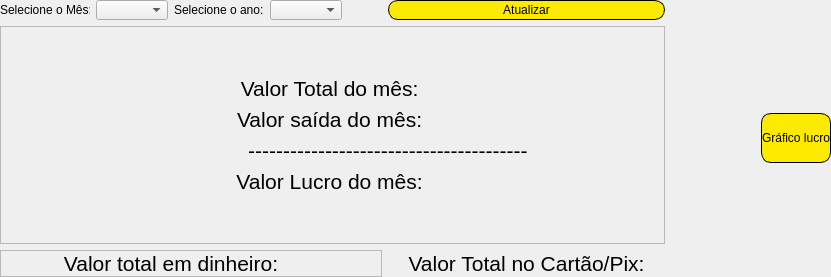
         <widget class="QWidget" name="page_2">
          <layout class="QHBoxLayout" name="horizontalLayout_2">
           <property name="leftMargin">
            <number>0</number>
           </property>
           <property name="topMargin">
            <number>0</number>
           </property>
           <property name="rightMargin">
            <number>0</number>
           </property>
           <property name="bottomMargin">
            <number>0</number>
           </property>
           <item>
            <layout class="QGridLayout" name="gridLayout_2">
             <item row="1" column="1">
              <widget class="QPushButton" name="btnAtualizar">
               <property name="minimumSize">
                <size>
                 <width>0</width>
                 <height>20</height>
                </size>
               </property>
               <property name="cursor">
                <cursorShape>PointingHandCursor</cursorShape>
               </property>
               <property name="styleSheet">
                <string notr="true">QPushButton{
background-color: rgb(252, 235, 0);
border:1px solid;
border-radius:10px;
}

QPushButton:hover{
	background-color: rgb(232, 213, 0);
}
</string>
               </property>
               <property name="text">
                <string>Atualizar</string>
               </property>
              </widget>
             </item>
             <item row="3" column="1">
              <widget class="QLabel" name="labelCartaoMes">
               <property name="minimumSize">
                <size>
                 <width>277</width>
                 <height>0</height>
                </size>
               </property>
               <property name="maximumSize">
                <size>
                 <width>16777215</width>
                 <height>16777215</height>
                </size>
               </property>
               <property name="font">
                <font>
                 <pointsize>16</pointsize>
                </font>
               </property>
               <property name="text">
                <string>Valor Total no Cartão/Pix:</string>
               </property>
               <property name="alignment">
                <set>Qt::AlignCenter</set>
               </property>
              </widget>
             </item>
             <item row="3" column="2">
              <spacer name="horizontalSpacer_6">
               <property name="orientation">
                <enum>Qt::Horizontal</enum>
               </property>
               <property name="sizeType">
                <enum>QSizePolicy::Minimum</enum>
               </property>
               <property name="sizeHint" stdset="0">
                <size>
                 <width>80</width>
                 <height>20</height>
                </size>
               </property>
              </spacer>
             </item>
             <item row="1" column="0">
              <widget class="QFrame" name="frame_2">
               <property name="maximumSize">
                <size>
                 <width>16777215</width>
                 <height>20</height>
                </size>
               </property>
               <property name="layoutDirection">
                <enum>Qt::LeftToRight</enum>
               </property>
               <property name="frameShape">
                <enum>QFrame::NoFrame</enum>
               </property>
               <property name="frameShadow">
                <enum>QFrame::Raised</enum>
               </property>
               <layout class="QHBoxLayout" name="horizontalLayout_4">
                <property name="leftMargin">
                 <number>0</number>
                </property>
                <property name="topMargin">
                 <number>0</number>
                </property>
                <property name="rightMargin">
                 <number>0</number>
                </property>
                <property name="bottomMargin">
                 <number>0</number>
                </property>
                <item>
                 <widget class="QLabel" name="label_7">
                  <property name="maximumSize">
                   <size>
                    <width>90</width>
                    <height>20</height>
                   </size>
                  </property>
                  <property name="text">
                   <string>Selecione o Mês:</string>
                  </property>
                  <property name="alignment">
                   <set>Qt::AlignLeading|Qt::AlignLeft|Qt::AlignVCenter</set>
                  </property>
                 </widget>
                </item>
                <item>
                 <widget class="QComboBox" name="comboBoxMeses">
                  <property name="maximumSize">
                   <size>
                    <width>100</width>
                    <height>20</height>
                   </size>
                  </property>
                 </widget>
                </item>
                <item>
                 <widget class="QLabel" name="label_5">
                  <property name="text">
                   <string>Selecione o ano:</string>
                  </property>
                 </widget>
                </item>
                <item>
                 <widget class="QComboBox" name="comboBoxAno"/>
                </item>
                <item>
                 <spacer name="horizontalSpacer_5">
                  <property name="orientation">
                   <enum>Qt::Horizontal</enum>
                  </property>
                  <property name="sizeHint" stdset="0">
                   <size>
                    <width>40</width>
                    <height>20</height>
                   </size>
                  </property>
                 </spacer>
                </item>
               </layout>
              </widget>
             </item>
             <item row="3" column="0">
              <widget class="QFrame" name="frame_5">
               <property name="maximumSize">
                <size>
                 <width>16777215</width>
                 <height>16777215</height>
                </size>
               </property>
               <property name="styleSheet">
                <string notr="true"/>
               </property>
               <property name="frameShape">
                <enum>QFrame::StyledPanel</enum>
               </property>
               <property name="frameShadow">
                <enum>QFrame::Raised</enum>
               </property>
               <layout class="QHBoxLayout" name="horizontalLayout_7">
                <property name="spacing">
                 <number>0</number>
                </property>
                <property name="leftMargin">
                 <number>0</number>
                </property>
                <property name="topMargin">
                 <number>0</number>
                </property>
                <property name="rightMargin">
                 <number>0</number>
                </property>
                <property name="bottomMargin">
                 <number>0</number>
                </property>
                <item>
                 <widget class="QLabel" name="labelDinheiroMes">
                  <property name="minimumSize">
                   <size>
                    <width>277</width>
                    <height>0</height>
                   </size>
                  </property>
                  <property name="maximumSize">
                   <size>
                    <width>16777215</width>
                    <height>16777215</height>
                   </size>
                  </property>
                  <property name="font">
                   <font>
                    <pointsize>16</pointsize>
                   </font>
                  </property>
                  <property name="styleSheet">
                   <string notr="true"/>
                  </property>
                  <property name="text">
                   <string>Valor total em dinheiro:</string>
                  </property>
                  <property name="alignment">
                   <set>Qt::AlignCenter</set>
                  </property>
                 </widget>
                </item>
                <item>
                 <spacer name="horizontalSpacer_9">
                  <property name="orientation">
                   <enum>Qt::Horizontal</enum>
                  </property>
                  <property name="sizeType">
                   <enum>QSizePolicy::Minimum</enum>
                  </property>
                  <property name="sizeHint" stdset="0">
                   <size>
                    <width>40</width>
                    <height>20</height>
                   </size>
                  </property>
                 </spacer>
                </item>
               </layout>
              </widget>
             </item>
             <item row="1" column="2">
              <spacer name="horizontalSpacer_8">
               <property name="orientation">
                <enum>Qt::Horizontal</enum>
               </property>
               <property name="sizeType">
                <enum>QSizePolicy::Minimum</enum>
               </property>
               <property name="sizeHint" stdset="0">
                <size>
                 <width>40</width>
                 <height>20</height>
                </size>
               </property>
              </spacer>
             </item>
             <item row="2" column="0" colspan="2">
              <widget class="QFrame" name="frame_9">
               <property name="frameShape">
                <enum>QFrame::StyledPanel</enum>
               </property>
               <property name="frameShadow">
                <enum>QFrame::Raised</enum>
               </property>
               <layout class="QVBoxLayout" name="verticalLayout_3">
                <item>
                 <spacer name="verticalSpacer">
                  <property name="orientation">
                   <enum>Qt::Vertical</enum>
                  </property>
                  <property name="sizeType">
                   <enum>QSizePolicy::Minimum</enum>
                  </property>
                  <property name="sizeHint" stdset="0">
                   <size>
                    <width>20</width>
                    <height>40</height>
                   </size>
                  </property>
                 </spacer>
                </item>
                <item>
                 <widget class="QLabel" name="labelTotalMes">
                  <property name="minimumSize">
                   <size>
                    <width>554</width>
                    <height>0</height>
                   </size>
                  </property>
                  <property name="maximumSize">
                   <size>
                    <width>16777215</width>
                    <height>40</height>
                   </size>
                  </property>
                  <property name="font">
                   <font>
                    <pointsize>16</pointsize>
                   </font>
                  </property>
                  <property name="text">
                   <string>Valor Total do mês: </string>
                  </property>
                  <property name="alignment">
                   <set>Qt::AlignCenter</set>
                  </property>
                 </widget>
                </item>
                <item>
                 <widget class="QLabel" name="labelSaidaMes">
                  <property name="minimumSize">
                   <size>
                    <width>554</width>
                    <height>0</height>
                   </size>
                  </property>
                  <property name="maximumSize">
                   <size>
                    <width>16777215</width>
                    <height>40</height>
                   </size>
                  </property>
                  <property name="font">
                   <font>
                    <pointsize>16</pointsize>
                   </font>
                  </property>
                  <property name="text">
                   <string>Valor saída do mês: </string>
                  </property>
                  <property name="alignment">
                   <set>Qt::AlignCenter</set>
                  </property>
                 </widget>
                </item>
                <item>
                 <widget class="QLabel" name="label_6">
                  <property name="font">
                   <font>
                    <pointsize>16</pointsize>
                   </font>
                  </property>
                  <property name="text">
                   <string>                   ----------------------------------------</string>
                  </property>
                  <property name="alignment">
                   <set>Qt::AlignCenter</set>
                  </property>
                 </widget>
                </item>
                <item>
                 <widget class="QLabel" name="labelLucroMes">
                  <property name="font">
                   <font>
                    <pointsize>16</pointsize>
                   </font>
                  </property>
                  <property name="text">
                   <string>Valor Lucro do mês: </string>
                  </property>
                  <property name="alignment">
                   <set>Qt::AlignCenter</set>
                  </property>
                 </widget>
                </item>
                <item>
                 <spacer name="verticalSpacer_2">
                  <property name="orientation">
                   <enum>Qt::Vertical</enum>
                  </property>
                  <property name="sizeType">
                   <enum>QSizePolicy::Minimum</enum>
                  </property>
                  <property name="sizeHint" stdset="0">
                   <size>
                    <width>20</width>
                    <height>40</height>
                   </size>
                  </property>
                 </spacer>
                </item>
               </layout>
              </widget>
             </item>
            </layout>
           </item>
           <item>
            <layout class="QGridLayout" name="gridLayout_3">
             <property name="leftMargin">
              <number>10</number>
             </property>
             <item row="0" column="0">
              <spacer name="horizontalSpacer_7">
               <property name="orientation">
                <enum>Qt::Horizontal</enum>
               </property>
               <property name="sizeType">
                <enum>QSizePolicy::Minimum</enum>
               </property>
               <property name="sizeHint" stdset="0">
                <size>
                 <width>40</width>
                 <height>0</height>
                </size>
               </property>
              </spacer>
             </item>
             <item row="1" column="0">
              <widget class="QPushButton" name="btnGraph">
               <property name="minimumSize">
                <size>
                 <width>0</width>
                 <height>50</height>
                </size>
               </property>
               <property name="cursor">
                <cursorShape>PointingHandCursor</cursorShape>
               </property>
               <property name="styleSheet">
                <string notr="true">QPushButton{
background-color: rgb(252, 235, 0);
border:1px solid;
border-radius:10px;
}

QPushButton:hover{
	background-color: rgb(232, 213, 0);
}
</string>
               </property>
               <property name="text">
                <string>Gráfico lucro</string>
               </property>
              </widget>
             </item>
            </layout>
           </item>
          </layout>
         </widget>
